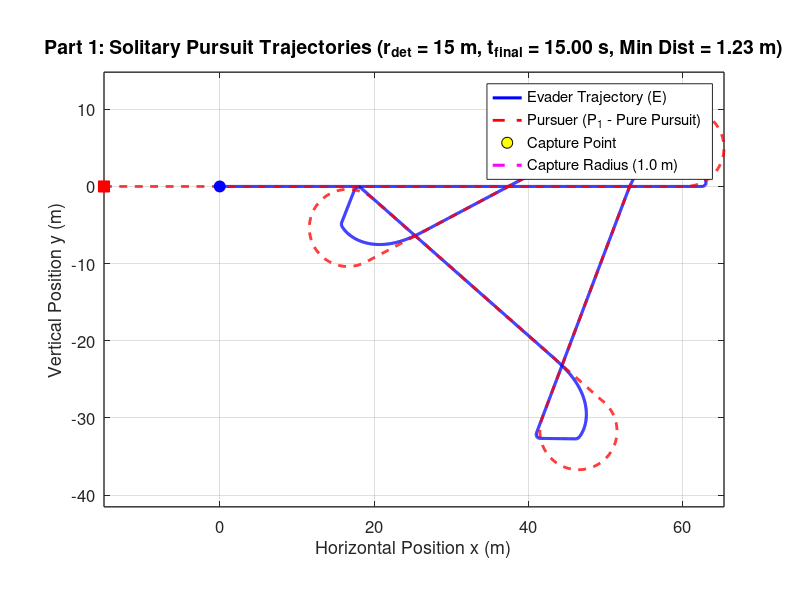

This figure's MATLAB source: (Note: this script raises an error after producing the figure.)
% strategy_1_realistic_radius.m
% Part 1: Solitary Hunting with a realistic pursuer turning radius
clear; clc; close all;
addpath(fileparts(mfilename('fullpath')));

%% 1. Model Parameters
v_p = 60 / 3.6;          % Pursuer speed (16.67 m/s)
v_e = 50 / 3.6;          % Evader speed (13.89 m/s)
R_p = 5.0;               % Pursuer min turning radius (m)
R_e = 0.5;               % Evader min turning radius (m)

w_p_max = v_p / R_p;     % Max angular velocity of pursuer (3.33 rad/s)
w_e_max = v_e / R_e;     % Max angular velocity of evader (27.78 rad/s)

l_cap = 1.0;             % Capture radius (m)
r_det = 25.0;            % Initial detection distance (m) [15, 50]
r_jink = 2.5;            % Critical distance where prey triggers jink (m)
T_max = 15.0;            % Raptor stamina limit (s)
dt = 0.005;              % Time step (s)
N = round(T_max / dt);
start_distances = [15, 20, 25, 30, 35];
start_angles = deg2rad([0, 15, -15, 30, -30]);
strategy_root = fileparts(fileparts(mfilename('fullpath')));
plot_folder = fullfile(strategy_root, 'plots', 'realistic');
animation_folder = fullfile(strategy_root, 'animations', 'realistic');
if ~exist(plot_folder, 'dir')
    mkdir(plot_folder);
end
if ~exist(animation_folder, 'dir')
    mkdir(animation_folder);
end
final_capture_times = zeros(1, numel(start_distances));

for scenario = 1:5
r_det = start_distances(scenario);
%% 2. Initial Conditions (t = 0)
alpha_1 = start_angles(scenario);

% Preallocate state arrays
x_E = zeros(1, N); y_E = zeros(1, N); theta_E = zeros(1, N);
x_P = zeros(1, N); y_P = zeros(1, N); theta_P = zeros(1, N);
dist_P = zeros(1, N);
t_vec = (0:N-1) * dt;

% Set t = 0 values
x_E(1) = 0; y_E(1) = 0; theta_E(1) = 0;
x_P(1) = -r_det * cos(alpha_1);
y_P(1) =  r_det * sin(alpha_1);
theta_P(1) = 0;

captured = false;
end_idx = N;
is_jinking = false;
theta_target = 0;
optimal_angle = deg2rad(110);

%% 3. Time-Stepping Simulation Loop (Forward Euler)
for k = 1:N-1
    dist_P(k) = hypot(x_E(k) - x_P(k), y_E(k) - y_P(k));
    
    if dist_P(k) <= l_cap
        captured = true;
        end_idx = k;
        break;
    end
    
    % --- Pursuer Control (Pure Pursuit) ---
    theta_LOS = atan2(y_E(k) - y_P(k), x_E(k) - x_P(k));
    dtheta_P = atan2(sin(theta_LOS - theta_P(k)), cos(theta_LOS - theta_P(k)));
    if abs(dtheta_P) <= w_p_max * dt
        w_P = dtheta_P / dt;
    else
        w_P = w_p_max * sign(dtheta_P);
    end
    
    % --- Evader Control (Break Turn with Overshoot Reset) ---
    if is_jinking && dist_P(k) > r_jink + 1.5
        is_jinking = false;
    end

    if ~is_jinking && dist_P(k) <= r_jink
        is_jinking = true;
        theta_target = theta_LOS + optimal_angle;
    end

    if is_jinking
        dtheta_E = atan2(sin(theta_target - theta_E(k)), ...
            cos(theta_target - theta_E(k)));
        if abs(dtheta_E) <= w_e_max * dt
            w_E = dtheta_E / dt;
        else
            w_E = w_e_max * sign(dtheta_E);
        end
    else
        theta_flee = theta_LOS;
        dtheta_E = atan2(sin(theta_flee - theta_E(k)), cos(theta_flee - theta_E(k)));
        if abs(dtheta_E) <= w_e_max * dt
            w_E = dtheta_E / dt;
        else
            w_E = w_e_max * sign(dtheta_E);
        end
    end
    
    % --- Euler Kinematic Updates ---
    x_P(k+1) = x_P(k) + v_p * cos(theta_P(k)) * dt;
    y_P(k+1) = y_P(k) + v_p * sin(theta_P(k)) * dt;
    theta_P(k+1) = theta_P(k) + w_P * dt;
    
    x_E(k+1) = x_E(k) + v_e * cos(theta_E(k)) * dt;
    y_E(k+1) = y_E(k) + v_e * sin(theta_E(k)) * dt;
    theta_E(k+1) = theta_E(k) + w_E * dt;
end

dist_P(end_idx) = hypot(x_E(end_idx) - x_P(end_idx), y_E(end_idx) - y_P(end_idx));
final_capture_times(scenario) = t_vec(end_idx);

%% 4. Figure 1: Combined 2D Trajectory Plot (All Players on Same Axis)
figure('Color', 'w', 'Position', [80, 80, 1050, 700]);
hold on; grid on; axis equal;

% Plot trajectories
plot(x_E(1:end_idx), y_E(1:end_idx), 'b-', 'LineWidth', 2.2, 'DisplayName', 'Evader Trajectory (E)');
plot(x_P(1:end_idx), y_P(1:end_idx), 'r--', 'LineWidth', 2.0, 'DisplayName', 'Pursuer (P_1 - Pure Pursuit)');

% Plot Start Positions (t = 0)
plot(x_E(1), y_E(1), 'bo', 'MarkerSize', 8, 'MarkerFaceColor', 'b', 'HandleVisibility', 'off');
plot(x_P(1), y_P(1), 'rs', 'MarkerSize', 8, 'MarkerFaceColor', 'r', 'HandleVisibility', 'off');

% Plot End Positions (t = T_final)
plot(x_E(end_idx), y_E(end_idx), 'ko', 'MarkerSize', 12, ...
    'MarkerFaceColor', 'y', 'DisplayName', 'Capture Point');
plot(x_P(end_idx), y_P(end_idx), 'ro', 'MarkerSize', 6, ...
    'MarkerFaceColor', 'r', 'HandleVisibility', 'off');

% Plot Capture Radius Circle around Evader's Final Position
th_circ = linspace(0, 2*pi, 100);
plot(x_E(end_idx) + l_cap*cos(th_circ), y_E(end_idx) + l_cap*sin(th_circ), ...
    'm--', 'LineWidth', 2.2, 'DisplayName', 'Capture Radius (1.0 m)');

% Show each player's final heading as a single colored arrow.
quiver(x_E(end_idx), y_E(end_idx), cos(theta_E(end_idx)), sin(theta_E(end_idx)), ...
    1.5, 'b', 'LineWidth', 1.8, 'MaxHeadSize', 2, 'HandleVisibility', 'off');
quiver(x_P(end_idx), y_P(end_idx), cos(theta_P(end_idx)), sin(theta_P(end_idx)), ...
    1.5, 'r', 'LineWidth', 1.8, 'MaxHeadSize', 2, 'HandleVisibility', 'off');

set(gca, 'FontSize', 12, 'LineWidth', 1.0, 'Box', 'on');
xlabel('Horizontal Position x (m)', 'FontSize', 13);
ylabel('Vertical Position y (m)', 'FontSize', 13);
title(sprintf('Part 1: Solitary Pursuit Trajectories (r_{det} = %.0f m, t_{final} = %.2f s, Min Dist = %.2f m)', ...
    r_det, final_capture_times(scenario), min(dist_P(1:end_idx))), 'FontSize', 14);
legend('Location', 'best');
exportgraphics(gcf, fullfile(plot_folder, sprintf('scenario_%d_trajectory.png', scenario)), 'Resolution', 200);
create_trajectory_animation_1(t_vec(1:end_idx), x_E(1:end_idx), y_E(1:end_idx), ...
    theta_E(1:end_idx), x_P(1:end_idx), y_P(1:end_idx), theta_P(1:end_idx), ...
    r_det, l_cap, fullfile(animation_folder, sprintf('scenario_%d.mp4', scenario)));

%% 5. Figure 2: Separation Distance Plot
figure('Color', 'w', 'Position', [180, 120, 850, 550]);
hold on; grid on;
plot(t_vec(1:end_idx), dist_P(1:end_idx), 'k-', 'LineWidth', 2.0);
yline(l_cap, 'r--', 'Capture Threshold (l = 1.0 m)', 'LineWidth', 1.5);
yline(r_jink, 'b:', 'Jink Trigger (r_{jink} = 3.0 m)', 'LineWidth', 1.5);
set(gca, 'FontSize', 12, 'LineWidth', 1.0, 'Box', 'on');
xlabel('Time t (s)', 'FontSize', 13);
ylabel('Separation Distance d_1(t) (m)', 'FontSize', 13);
title(sprintf('Part 1: Predator-Prey Separation Distance vs. Time (t_{final} = %.2f s)', ...
    final_capture_times(scenario)), 'FontSize', 14);
exportgraphics(gcf, fullfile(plot_folder, sprintf('scenario_%d_separation.png', scenario)), 'Resolution', 200);
close all;
end

%% 6. Jink-Distance Sweep: Capture Time Histogram
jink_distances = 1.0:0.25:8.0;
capture_times = zeros(5, numel(jink_distances));

for scenario = 1:5
    for j = 1:numel(jink_distances)
        capture_times(scenario, j) = simulate_capture_time( ...
            start_distances(scenario), start_angles(scenario), ...
            jink_distances(j), v_p, v_e, R_p, R_e, l_cap, T_max, dt, ...
            deg2rad(110));
    end
end

figure('Color', 'w', 'Position', [80, 80, 1200, 850]);
for scenario = 1:5
    subplot(3, 2, scenario);
    bar(jink_distances, capture_times(scenario, :), 1.0, ...
        'FaceColor', [0.25, 0.50, 0.85], 'EdgeColor', 'none');
    hold on; grid on;

    [max_capture_time, max_idx] = max(capture_times(scenario, :));
    plot(jink_distances(max_idx), max_capture_time, 'r^', ...
        'MarkerSize', 9, 'MarkerFaceColor', 'r');
    xline(jink_distances(max_idx), 'r--', 'LineWidth', 1.2);

    xlabel('Jink distance (m)');
    ylabel('Capture time (s)');
    title(sprintf('Scenario %d (r_{det} = %.0f m, t_{final} = %.2f s)', ...
        scenario, start_distances(scenario), final_capture_times(scenario)));
    legend('Capture time', sprintf('Maximum: %.2f m', jink_distances(max_idx)), ...
        'Location', 'best');
    set(gca, 'FontSize', 10, 'Box', 'on');
end

sgtitle('Strategy 1: Capture Time for a Range of Jink Distances (final times shown per scenario)');
exportgraphics(gcf, fullfile(plot_folder, 'jink_distance_capture_time.png'), ...
    'Resolution', 200);
close all;

fprintf('Strategy 1 maximum capture times by scenario:\n');
for scenario = 1:5
    [max_capture_time, max_idx] = max(capture_times(scenario, :));
    fprintf('  Scenario %d: %.2f m jink distance -> %.2f s capture time\n', ...
        scenario, jink_distances(max_idx), max_capture_time);
end

%% 7. Jink-Angle Sweep: Capture Time Histogram
angle_offsets = deg2rad(0:5:180);
angle_capture_times = zeros(5, numel(angle_offsets));

for scenario = 1:5
    for j = 1:numel(angle_offsets)
        angle_capture_times(scenario, j) = simulate_capture_time( ...
            start_distances(scenario), start_angles(scenario), r_jink, ...
            v_p, v_e, R_p, R_e, l_cap, T_max, dt, angle_offsets(j));
    end
end

figure('Color', 'w', 'Position', [80, 80, 1200, 850]);
for scenario = 1:5
    subplot(3, 2, scenario);
    bar(rad2deg(angle_offsets), angle_capture_times(scenario, :), 1.0, ...
        'FaceColor', [0.75, 0.45, 0.20], 'EdgeColor', 'none');
    hold on; grid on;

    [max_capture_time, max_idx] = max(angle_capture_times(scenario, :));
    plot(rad2deg(angle_offsets(max_idx)), max_capture_time, 'r^', ...
        'MarkerSize', 9, 'MarkerFaceColor', 'r');
    xline(rad2deg(angle_offsets(max_idx)), 'r--', 'LineWidth', 1.2);

    xlabel('Jink angle offset (degrees)');
    ylabel('Capture time (s)');
    title(sprintf('Scenario %d (r_{det} = %.0f m, t_{final} = %.2f s)', ...
        scenario, start_distances(scenario), final_capture_times(scenario)));
    legend('Capture time', sprintf('Maximum: %.0f deg', ...
        rad2deg(angle_offsets(max_idx))), 'Location', 'best');
    set(gca, 'FontSize', 10, 'Box', 'on');
end

sgtitle(sprintf('Strategy 1 (Realistic Radius): Capture Time by Jink Angle (r_{jink} = %.1f m)', ...
    r_jink));
exportgraphics(gcf, fullfile(plot_folder, 'jink_angle_capture_time.png'), ...
    'Resolution', 200);
close all;

fprintf('Strategy 1 (realistic radius) maximum capture angles by scenario:\n');
for scenario = 1:5
    [max_capture_time, max_idx] = max(angle_capture_times(scenario, :));
    fprintf('  Scenario %d: %.0f degree angle -> %.2f s capture time\n', ...
        scenario, rad2deg(angle_offsets(max_idx)), max_capture_time);
end

function capture_time = simulate_capture_time(r_det, alpha_1, r_jink, ...
    v_p, v_e, R_p, R_e, l_cap, T_max, dt, angle_offset)
    w_p_max = v_p / R_p;
    w_e_max = v_e / R_e;
    N = round(T_max / dt);

    x_E = 0;
    y_E = 0;
    theta_E = 0;
    x_P = -r_det * cos(alpha_1);
    y_P = r_det * sin(alpha_1);
    theta_P = 0;
    capture_time = T_max;
    is_jinking = false;
    theta_target = 0;

    for k = 1:N-1
        dist_P = hypot(x_E - x_P, y_E - y_P);
        if dist_P <= l_cap
            capture_time = (k - 1) * dt;
            return;
        end

        theta_LOS = atan2(y_E - y_P, x_E - x_P);
        dtheta_P = atan2(sin(theta_LOS - theta_P), ...
            cos(theta_LOS - theta_P));
        if abs(dtheta_P) <= w_p_max * dt
            w_P = dtheta_P / dt;
        else
            w_P = w_p_max * sign(dtheta_P);
        end

        if is_jinking && dist_P > r_jink + 1.5
            is_jinking = false;
        end

        if ~is_jinking && dist_P <= r_jink
            is_jinking = true;
            theta_target = theta_LOS + angle_offset;
        end

        if is_jinking
            dtheta_E = atan2(sin(theta_target - theta_E), ...
                cos(theta_target - theta_E));
            if abs(dtheta_E) <= w_e_max * dt
                w_E = dtheta_E / dt;
            else
                w_E = w_e_max * sign(dtheta_E);
            end
        else
            theta_flee = theta_LOS;
            dtheta_E = atan2(sin(theta_flee - theta_E), ...
                cos(theta_flee - theta_E));
            if abs(dtheta_E) <= w_e_max * dt
                w_E = dtheta_E / dt;
            else
                w_E = w_e_max * sign(dtheta_E);
            end
        end

        x_P = x_P + v_p * cos(theta_P) * dt;
        y_P = y_P + v_p * sin(theta_P) * dt;
        theta_P = theta_P + w_P * dt;
        x_E = x_E + v_e * cos(theta_E) * dt;
        y_E = y_E + v_e * sin(theta_E) * dt;
        theta_E = theta_E + w_E * dt;
    end
end
